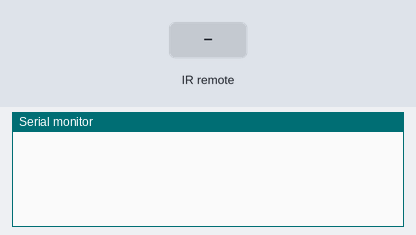
A sketch run on a simulated Arduino Uno, built with avr-gcc and run on an emulated ATmega328P. On the bench: the last lines printed to the serial monitor. The inputs (shaded band) are chosen by the test bench.

Above: at 1.2 s.
1.3 s: infrared code 0xFF6897 received
At 2.0 s:
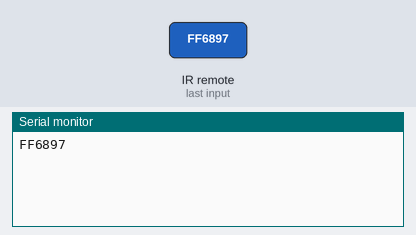
2.8 s: infrared code 0xFF30CF received
At 3.1 s:
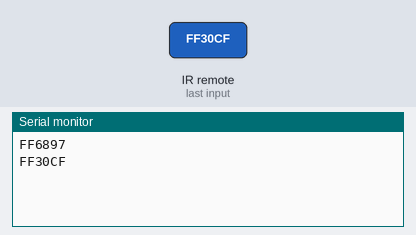
4.3 s: infrared code 0xFF18E7 received
At 5.5 s:
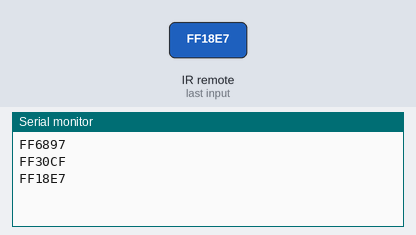
5.8 s: infrared code 0xFF7A85 received
At 6.6 s:
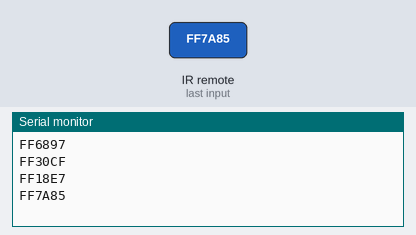
7.3 s: infrared code 0xFF10EF received
At 7.8 s:
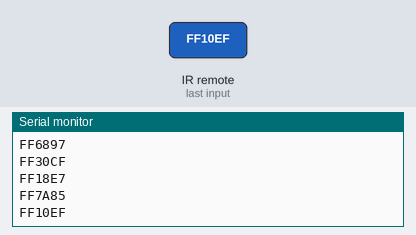
8.8 s: infrared code 0xFF38C7 received
At 10.1 s:
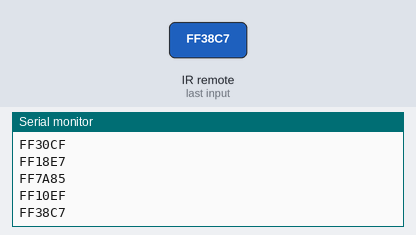

The sketch:

IRrecv.ino
```cpp
#include <IRremote.h>
#include <IRremoteInt.h>

#define Button_0 0xFF6897
#define Button_1 0xFF30CF
#define Button_2 0xFF18E7
#define Button_3 0xFF7A85
#define Button_4 0xFF10EF
#define Button_5 0xFF38C7
#define Button_6 0xFF5AA5
#define Button_7 0xFF42BD
#define Button_8 0xFF4AB5
#define Button_9 0xFF52AD

IRrecv irrecv(13);
decode_results results;

void setup() {
  // put your setup code here, to run once:
  Serial.begin(9600);
  irrecv.enableIRIn();
}

void loop() {
  if (irrecv.decode(&results)) {

    switch(results.value){
      case Button_1: digitalWrite(12, HIGH); break;
     case Button_2: digitalWrite(11, HIGH); break;
     case Button_3: digitalWrite(10, HIGH); break;

      case Button_4: digitalWrite(12, LOW); break;
      case Button_5: digitalWrite(11, LOW); break;
      case Button_6: digitalWrite(10, LOW); break;

      }
    Serial.print(results.value, HEX);
    Serial.print('\n');
    irrecv.resume();
  }
  // put your main code here, to run repeatedly:

}
```

Measured:
- after the input at 1.3 s, the serial monitor: prints a new line at once (image 1)
- after the input at 2.8 s, the serial monitor: prints a new line at once (image 2)
- after the input at 4.3 s, the serial monitor: prints a new line at once (image 3)
- after the input at 5.8 s, the serial monitor: prints a new line at once (image 4)
- after the input at 7.3 s, the serial monitor: prints a new line at once (image 5)
- after the input at 8.8 s, the serial monitor: prints a new line at once (image 6)
